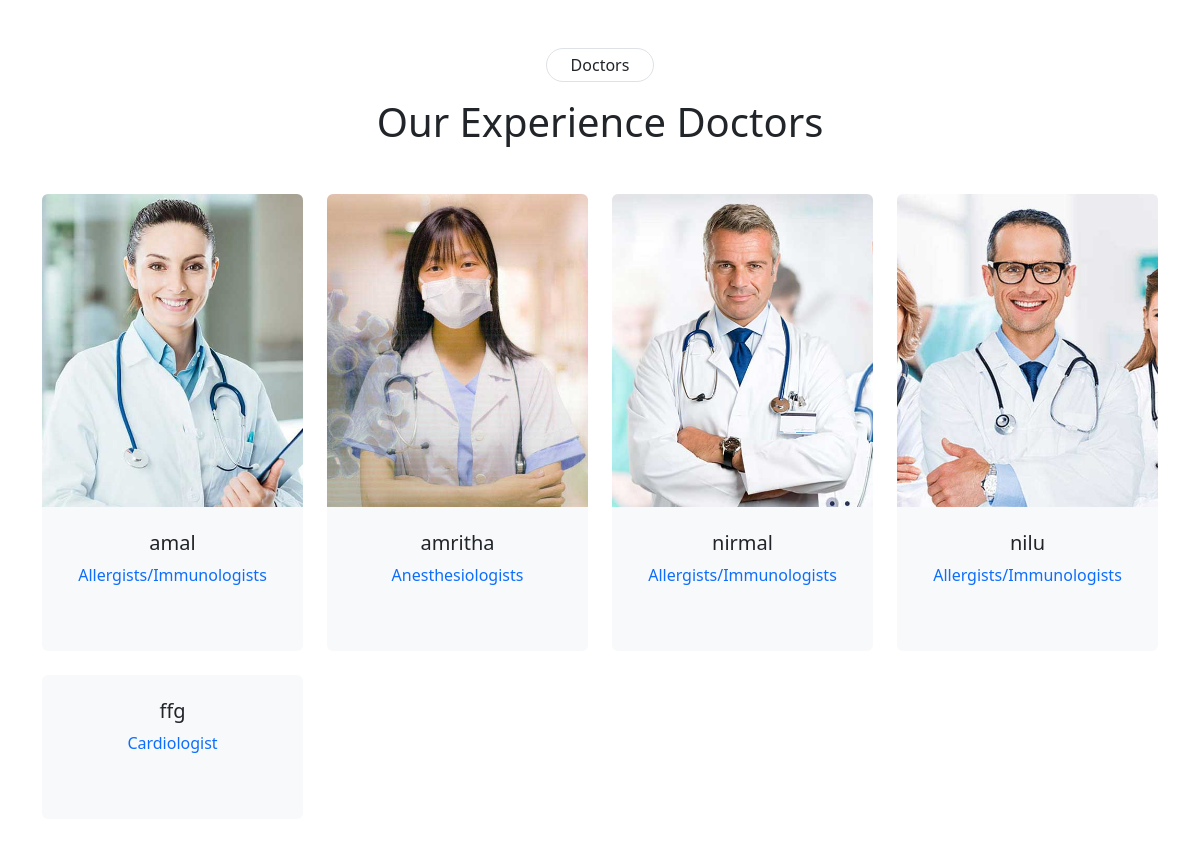
Screenshot of /doctor with the database file from the repository.
### myapp/models.py (models this page shows, shortened)
class Doctor(models.Model):
    user=models.OneToOneField(User,on_delete=models.CASCADE)
    profile_pic= models.ImageField(upload_to='media/doctor/',null=True,blank=True)
    address = models.CharField(max_length=40)
    mobile = models.CharField(max_length=20,null=True)
    department= models.CharField(max_length=50,choices=departments,default='Cardiologist')
    status= models.BooleanField(default=False)
    city = models.CharField(max_length=50)
    state = models.CharField(max_length=50)
    zip_code = models.CharField(max_length=10)
    gender = models.CharField(max_length=1, choices=[('M', 'Male'), ('F', 'Female'), ('O', 'Other')])
    total_tokens = models.PositiveIntegerField(default=10)
    last_token = models.PositiveIntegerField(default=0)

### myapp/views.py (the view)
# urls.py: path('doctor',views.doctor,name='doctor')
def doctor(request):
    m=Doctor.objects.filter(status=True)
    p={'m':m}
    return render(request,'doctors.html',p)

### template/doctors.html (shortened to what this page needs)
<link href="https://cdn.jsdelivr.net/npm/bootstrap@5.3.3/dist/css/bootstrap.min.css" rel="stylesheet">
<div class="container-xxl py-5">
    <div class="container">
        <div class="text-center mx-auto mb-5 wow fadeInUp" data-wow-delay="0.1s" style="max-width: 600px;">
            <p class="d-inline-block border rounded-pill py-1 px-4">Doctors</p>
            <h1>Our Experience Doctors</h1>
        </div>
        <div class="row g-4">
            {% for i in m %}
            <div class="col-lg-3 col-md-6 wow fadeInUp" data-wow-delay="0.1s">
                <div class="team-item position-relative rounded overflow-hidden">
                    <div class="overflow-hidden">
                        <img class="img-fluid" src="{{ i.profile_pic.url }}" alt="">
                    </div>
                    <div class="team-text bg-light text-center p-4">
                        <h5>{{i.user.first_name}}</h5>
                        <p class="text-primary">{{i.department}}</p>
                        <div class="team-social text-center">
                            <a class="btn btn-square" href=""></a>
                            <a class="btn btn-square" href=""></a>
                            <a class="btn btn-square" href=""></a>
                        </div>
                    </div>
                </div>
            </div>
            {% endfor %}
        </div>
    </div>
</div>

### rows the page displays
Doctor: profile_pic (picture), user.first_name "amal", department "Allergists/Immunologists"
Doctor: profile_pic (picture), user.first_name "amritha", department "Anesthesiologists"
Doctor: profile_pic (picture), user.first_name "nirmal", department "Allergists/Immunologists"
Doctor: profile_pic (picture), user.first_name "nilu", department "Allergists/Immunologists"
Doctor: user.first_name "ffg", department "Cardiologist"
